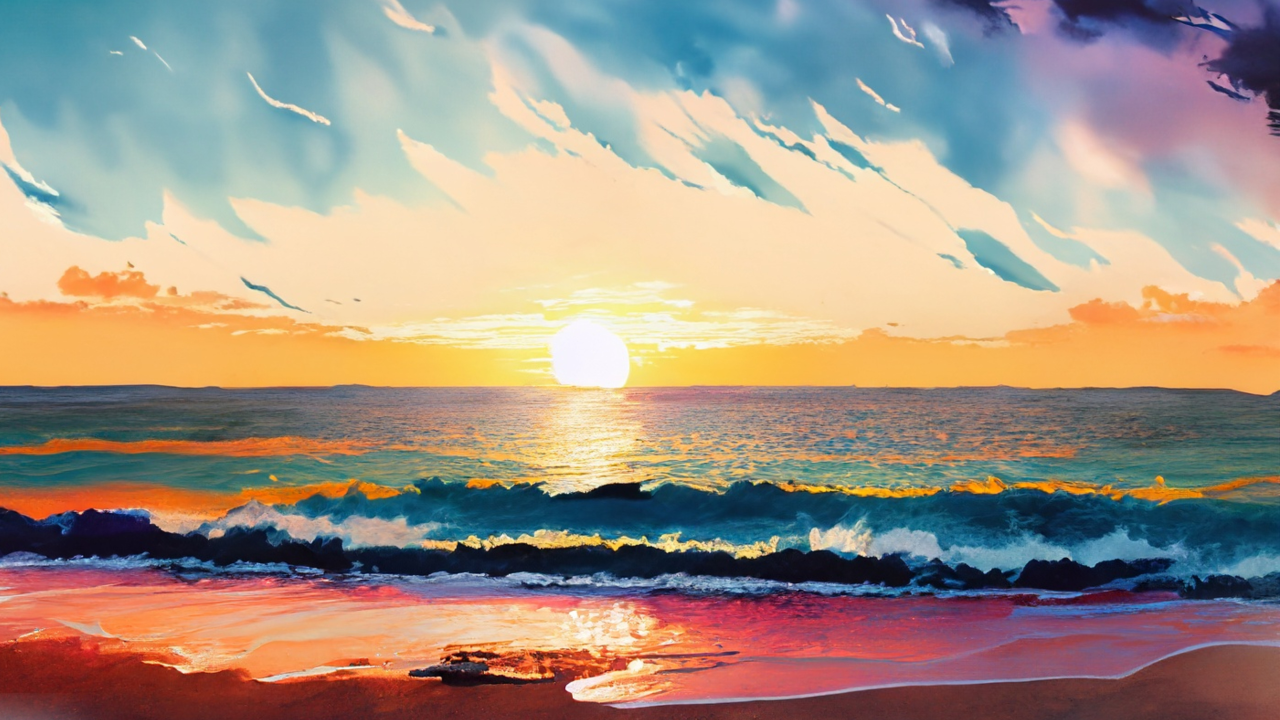
#> input picture nudge_test/motor/input_img.jpg, 3840 x 2160 px (shown at 1/3 size)
$ python predistortion_v2.py
#> lines starting #> are read from the running program, lines starting #| are printed output that depends on the picture
# prewarp_projector_refactored.py
import numpy as np
import cv2
import json

# =============================
# 사용자 설정 (x=앞, y=왼쪽, z=위) -> opencv 좌표계 (x=오른쪽, y=아래, z=앞)
# =============================
PROJ_W, PROJ_H = 3840, 2160        # 프로젝터 해상도(px)
H_FOV_DEG      = 45.0              # 수평 FOV (deg)
INPUT_IMG_PATH = "input_img.jpg"   # 원본 이미지

# 광축(화면이 '앞으로' 길어지는 케이스 예: x=앞, z=위)
screen_vec_user = np.array([1.0, 0.0, 1.0], dtype=np.float64)

# 벽의 법선: '위'를 바라보는 벽이면 z=1
wall_n_vec_user = np.array([0.0, 0.0, 1.0], dtype=np.float64)

# 프로젝터 원점에서 벽까지 수직거리(법선방향) [m]
beam_wall_displacement = 0.4

# 벽 위 16:9 화면 물리 크기 [m]
screen_width_m  = 1.77 * 0.2
screen_height_m = screen_width_m * 9.0 / 16.0

# =============================
# 유틸
# =============================
def normalize(v):
    v = np.asarray(v, dtype=np.float64) # 배열 변환
    n = np.linalg.norm(v) # 벡터 크기
    return v if n < 1e-12 else v / n


def user_to_internal(vu):
    """사용자(x=앞, y=왼쪽, z=위) -> 내부(X=오른쪽, Y=아래, Z=앞)"""
    x_u, y_u, z_u = vu
    X_i = -y_u          # 오른쪽 = -왼쪽
    Y_i = -z_u          # 위     =  위
    Z_i = x_u          # 앞     =  앞
    return np.array([X_i, Y_i, Z_i], dtype=np.float64)

def intrinsics_from_hfov(width, height, h_fov_deg):
    h_fov = np.deg2rad(h_fov_deg)
    fx = (width / 2.0) / np.tan(h_fov / 2.0)
    fy = fx
    cx, cy = width / 2.0, height / 2.0
    return np.array([[fx, 0,  cx],
                     [0,  fy, cy],
                     [0,  0,  1]], dtype=np.float64)

def make_camera_rotation(forward_vec_int):
    """카메라 z축이 forward_vec을 향하도록 world->camera 회전"""
    z = normalize(forward_vec_int)
    up_world = np.array([0, 1, 0], np.float64)
    if abs(np.dot(z, up_world)) > 0.99:
        up_world = np.array([1, 0, 0], np.float64)
    x = normalize(np.cross(up_world, z))  # 우
    y = np.cross(z, x)                    # 하
    return np.vstack([x, y, z])           # rows: cam axes in world

def plane_basis(n):
    """벽 평면 위 직교기저 (u,v), 오른손계 (u×v=+n)"""
    n = normalize(n)
    helper = np.array([0, 1, 0], np.float64)
    if abs(np.dot(n, helper)) > 0.99:
        helper = np.array([1, 0, 0], np.float64)
    u = normalize(np.cross(helper, n))    # 벽 가로
    v = np.cross(n, u)                    # 벽 세로
    return u, v, n

def project_points(K, R_wc, Xw):
    Xc = (R_wc @ Xw.T).T
    uvw = (K @ Xc.T).T
    return uvw[:, :2] / uvw[:, 2:3]

# =============================
# 1) 좌표 변환 + 카메라 파라미터
# =============================
screen_vec = user_to_internal(screen_vec_user)
wall_n_vec = user_to_internal(wall_n_vec_user)

K   = intrinsics_from_hfov(PROJ_W, PROJ_H, H_FOV_DEG)
R_wc = make_camera_rotation(screen_vec)

# =============================
# 2) 벽 평면 & 광선 교점으로 중심점 계산
#     평면: n·(X - P0)=0,  P0 = n * d
#     광선: X(t)=0 + t*d_ray,  t*=(n·P0)/(n·d_ray)
# =============================
n = normalize(wall_n_vec)
P0 = n * beam_wall_displacement
d_ray = normalize(screen_vec)

den = float(np.dot(n, d_ray))
if abs(den) < 1e-9:
    raise RuntimeError("screen_vec이 벽 평면과 거의 평행합니다.")

t_hit = float(np.dot(n, P0) / den)
if t_hit <= 0:
    raise RuntimeError("광선이 벽을 향하지 않습니다. screen_vec 방향을 확인하세요.")

wall_center_point = d_ray * t_hit

# =============================
# 3) 벽 위 16:9 모서리 생성 (TL, TR, BR, BL)
# =============================
u, v, _ = plane_basis(n)
half_w, half_h = screen_width_m * 0.5, screen_height_m * 0.5

P_TL = wall_center_point + (-half_w) * u + (+half_h) * v
P_TR = wall_center_point + (+half_w) * u + (+half_h) * v
P_BR = wall_center_point + (+half_w) * u + (-half_h) * v
P_BL = wall_center_point + (-half_w) * u + (-half_h) * v

wall_corners_3d = np.stack([P_TL, P_TR, P_BR, P_BL], axis=0)

# =============================
# 4) 모서리를 프로젝터 픽셀로 투영
# =============================
dst_pts = project_points(K, R_wc, wall_corners_3d).astype(np.float64)  # (4,2)

# =============================
# 5) 원본 4귀퉁이 ↔ 투영점 Homography
# =============================
img = cv2.imread(INPUT_IMG_PATH, cv2.IMREAD_COLOR)
#> img is the input picture: shape (2160, 3840, 3); mean B, G, R 133, 147.2, 162.8
if img is None:
    raise FileNotFoundError(f"Cannot read {INPUT_IMG_PATH}")
H_img, W_img = img.shape[:2]
#> H_img = 2160; W_img = 3840

src_pts = np.array([[0,         0        ],   # TL
                    [W_img - 1, 0        ],   # TR
                    [W_img - 1, H_img - 1],   # BR
                    [0,         H_img - 1]],  # BL
                   dtype=np.float64)

H, _ = cv2.findHomography(src_pts, dst_pts, method=0)
np.save("distortion_matrix.npy", H)

# (선택) 프런트엔드 전달용 JSON도 덤프
with open("distortion_matrix.json", "w", encoding="utf-8") as f:
    json.dump(H.tolist(), f)

# =============================
# 6) 사전왜곡 이미지 출력 (검증용)
# =============================
distorted = cv2.warpPerspective(
    img, H, (PROJ_W, PROJ_H),
    flags=cv2.INTER_LINEAR,
    borderMode=cv2.BORDER_CONSTANT,
    borderValue=(0, 0, 0)
)
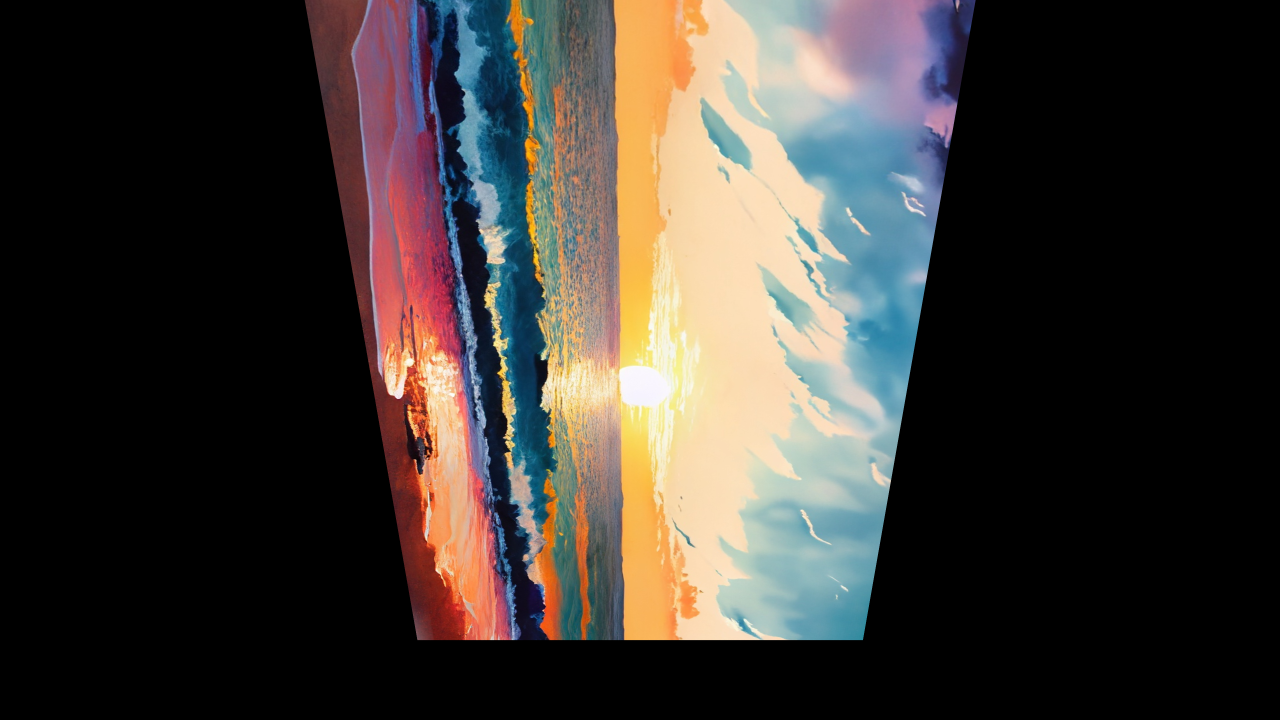
#> distorted: shape (2160, 3840, 3) (shown at 1/3 size); mean B, G, R 52.2, 57.1, 62.7
cv2.imwrite("distorted_img.jpg", distorted)

print("Done.")
print("wall_center_point (internal coords):", wall_center_point)
print("Saved: distortion_matrix.npy, distortion_matrix.json, distorted_img.jpg")

$ run again, with nudge_test/vision/frame.jpg copied over nudge_test/motor/input_img.jpg
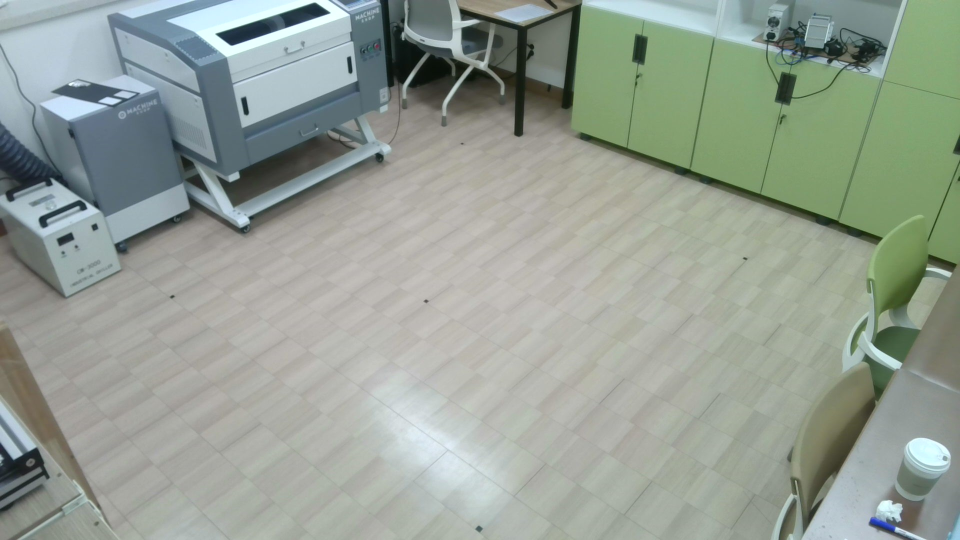
#> input picture nudge_test/vision/frame.jpg, 1920 x 1080 px (shown at 1/2 size)
#> img is the input picture: shape (1080, 1920, 3); mean B, G, R 148.3, 158.4, 148.8
#> `distorted = cv2.warpPerspective( img, H, (PROJ_W, PROJ_H), flags=cv2.I..`:
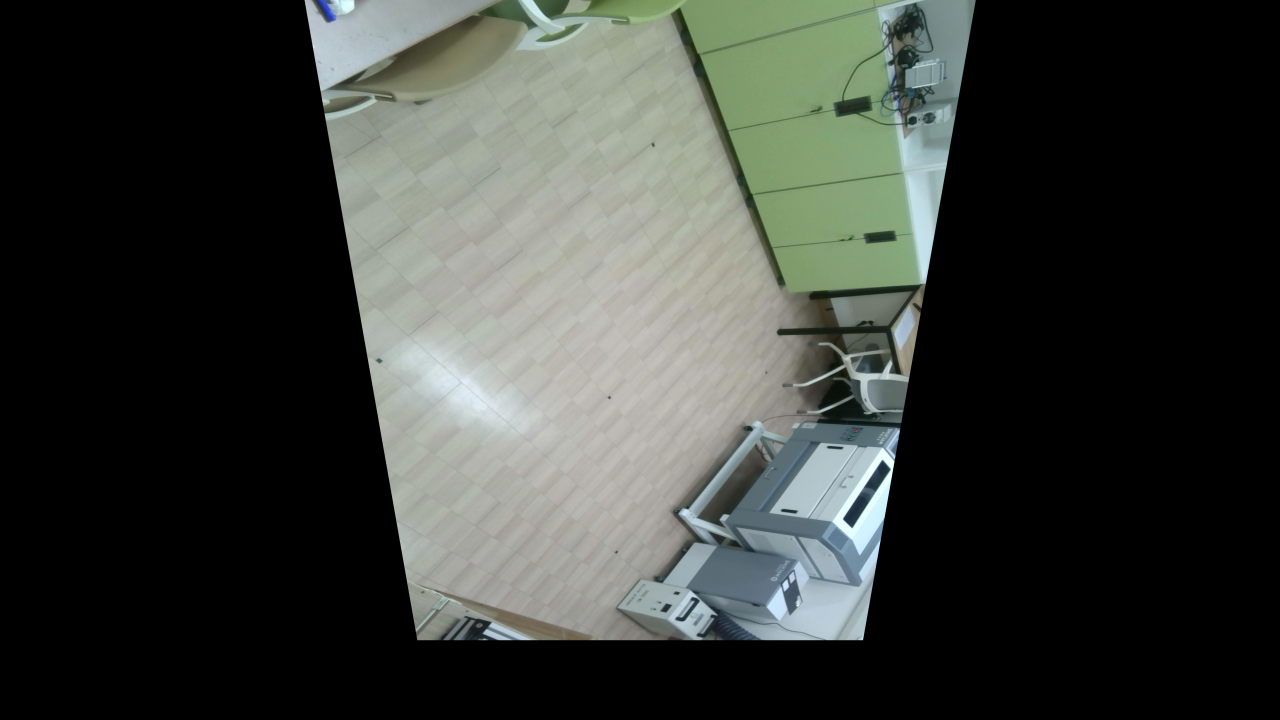
#> distorted: shape (2160, 3840, 3) (shown at 1/3 size); mean B, G, R 57.3, 61.9, 58.1
